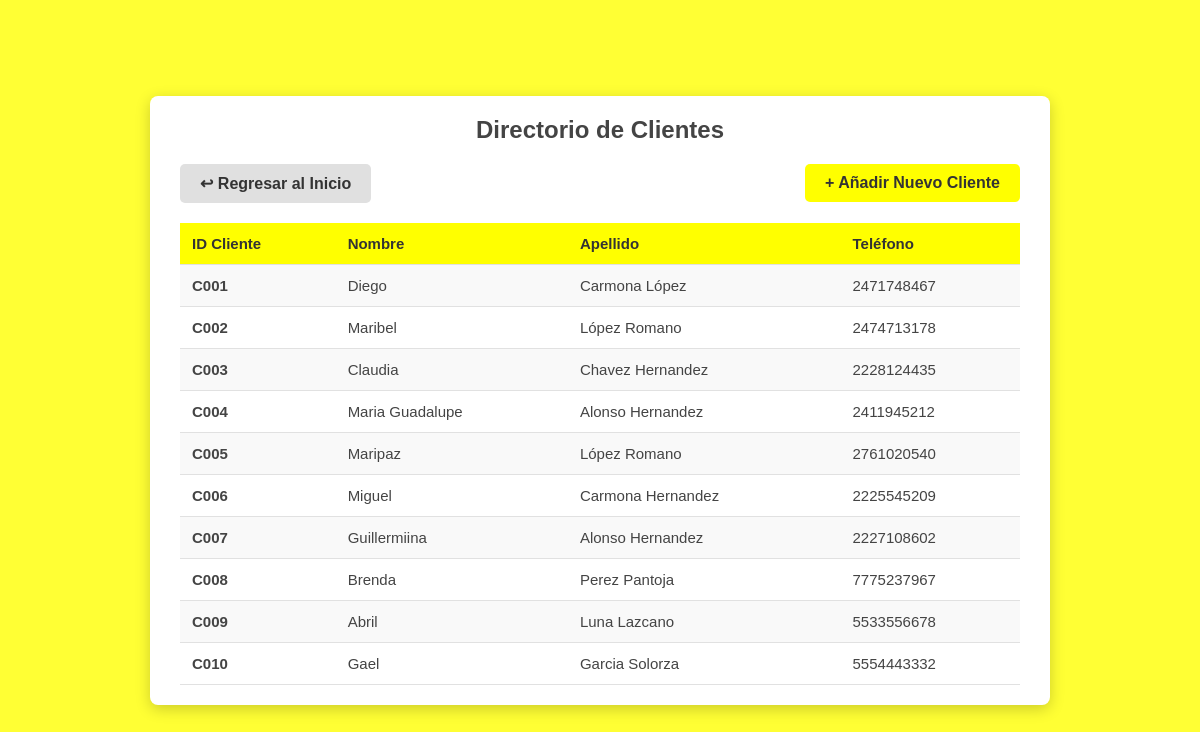
Screenshot of /Restaurante/clientes.php with the database file from the repository.
### tables this page shows
CREATE TABLE `persona` (
  `Id_persona` varchar(20) NOT NULL,
  `Nombre` varchar(20) DEFAULT NULL,
  `Apellido` varchar(30) DEFAULT NULL,
  `Telefono` varchar(10) DEFAULT NULL
);

### Restaurante/clientes.php (the view, shortened to what this page needs)
<?php
include 'conexion.php';
?>
<!DOCTYPE html>
<html lang="es">
<head>
    <link rel="stylesheet" href="estilos/style_cliente.css">
</head>
<body>
    <div class="contenedor-tabla">
        <h2>Directorio de Clientes</h2>
        <div class="acciones-tabla">
            <a href="index.php" class="btn-secundario">↩ Regresar al Inicio</a>
            <a href="nuevo_cliente.php" class="btn-primario">+ Añadir Nuevo Cliente</a>
        </div>
        <table>
            <tr>
                <th>ID Cliente</th>
                <th>Nombre</th>
                <th>Apellido</th>
                <th>Teléfono</th>
            </tr>
            <?php
            $sql = "SELECT p.Id_persona, p.Nombre, p.Apellido, p.Telefono
                    FROM Persona p
                    INNER JOIN Cliente c ON p.Id_persona = c.Id_persona";
            $resultado = $conexion->query($sql);
            if($resultado->num_rows > 0) {
                while($fila = $resultado->fetch_assoc()) {
                    echo "<tr>";
                    echo "<td><strong>" . $fila["Id_persona"] . "</strong></td>";
                    echo "<td>" . $fila["Nombre"] . "</td>";
                    echo "<td>" . $fila["Apellido"] . "</td>";
                    echo "<td>" . $fila["Telefono"] . "</td>";
                    echo "</tr>";
                }
            } else {
                echo "<tr><td colspan='4' style='text-align: center; padding: 20px;'>Aún no hay clientes registrados en el directorio.</td></tr>";
            }
            ?>
        </table>
    </div>
</body>
</html>

### Restaurante/estilos/style_cliente.css (style rules this page uses)
body { background-color: #ffff00cb; font-family: 'Arial', sans-serif; display: flex; justify-content: center; align-items: center; margin: 0; min-height: 100vh; }
.contenedor-tabla { background: #ffffff; padding: 20px 30px; border-radius: 8px; width: 90%; max-width: 900px; box-shadow: 0px 4px 15px rgba(0,0,0,0.2); box-sizing: border-box; margin: 20px; overflow-x: auto; }
.contenedor-tabla h2 { text-align: center; color: #444; margin-top: 0; margin-bottom: 20px; }
.acciones-tabla { display: flex; justify-content: space-between; align-items: center; margin-bottom: 20px; }
.btn-primario, .btn-secundario { display: inline-block; padding: 10px 20px; border-radius: 5px; text-decoration: none; font-size: 16px; font-weight: bold; cursor: pointer; transition: background-color 0.3s; text-align: center; }
.btn-secundario { background-color: #e0e0e0; color: #333; }
.btn-primario { background-color: #FFFF00; color: #333; }
table { width: 100%; border-collapse: collapse; }
th, td { padding: 12px; text-align: left; border-bottom: 1.5px solid #e1e1e1; color: #444; font-size: 15px; }
th { background-color: #FFFF00; color: #333; font-weight: 600; }
tr:nth-child(even) { background-color: #f9f9f9; }

### rows the page displays
persona: Id_persona "C001", Nombre "Diego", Apellido "Carmona López", Telefono "2471748467"
persona: Id_persona "C002", Nombre "Maribel", Apellido "López Romano", Telefono "2474713178"
persona: Id_persona "C003", Nombre "Claudia", Apellido "Chavez Hernandez", Telefono "2228124435"
persona: Id_persona "C004", Nombre "Maria Guadalupe", Apellido "Alonso Hernandez", Telefono "2411945212"
persona: Id_persona "C005", Nombre "Maripaz", Apellido "López Romano", Telefono "2761020540"
persona: Id_persona "C006", Nombre "Miguel", Apellido "Carmona Hernandez", Telefono "2225545209"
persona: Id_persona "C007", Nombre "Guillermiina", Apellido "Alonso Hernandez", Telefono "2227108602"
persona: Id_persona "C008", Nombre "Brenda", Apellido "Perez Pantoja", Telefono "7775237967"
persona: Id_persona "C009", Nombre "Abril", Apellido "Luna Lazcano", Telefono "5533556678"
persona: Id_persona "C010", Nombre "Gael", Apellido "Garcia Solorza", Telefono "5554443332"
